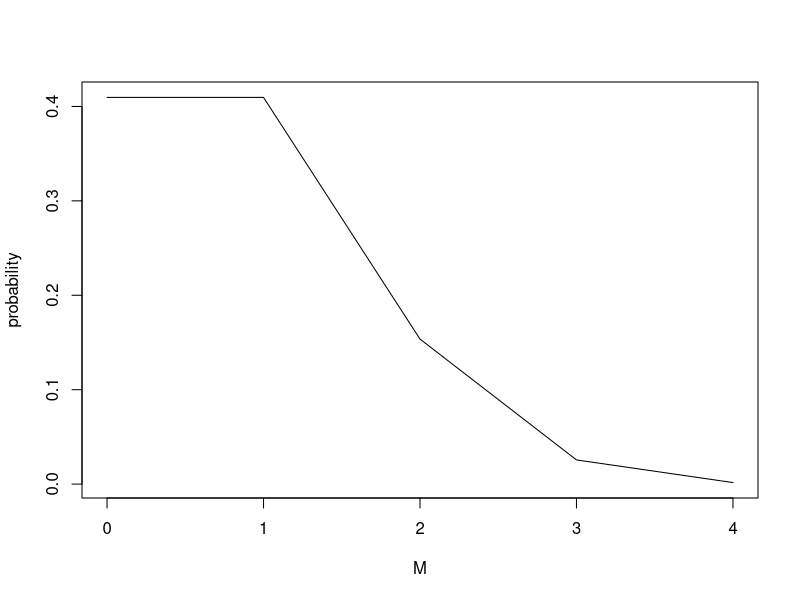
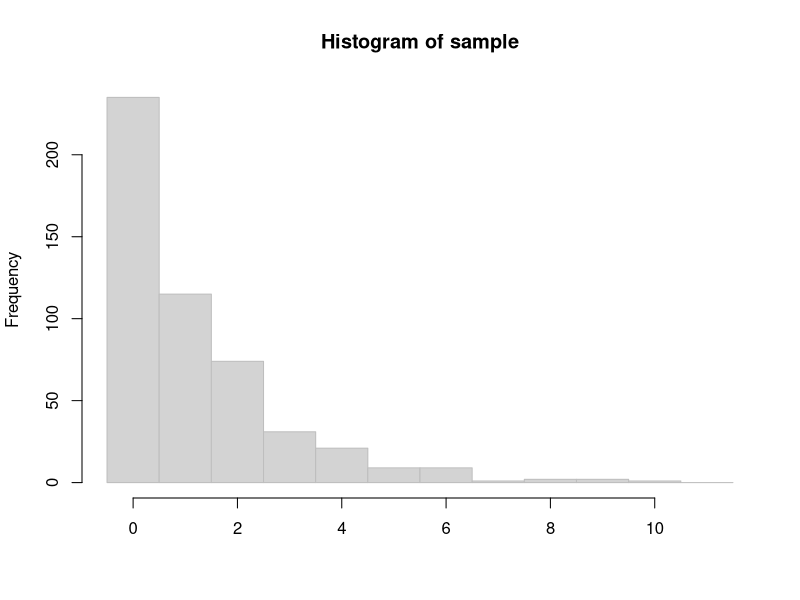
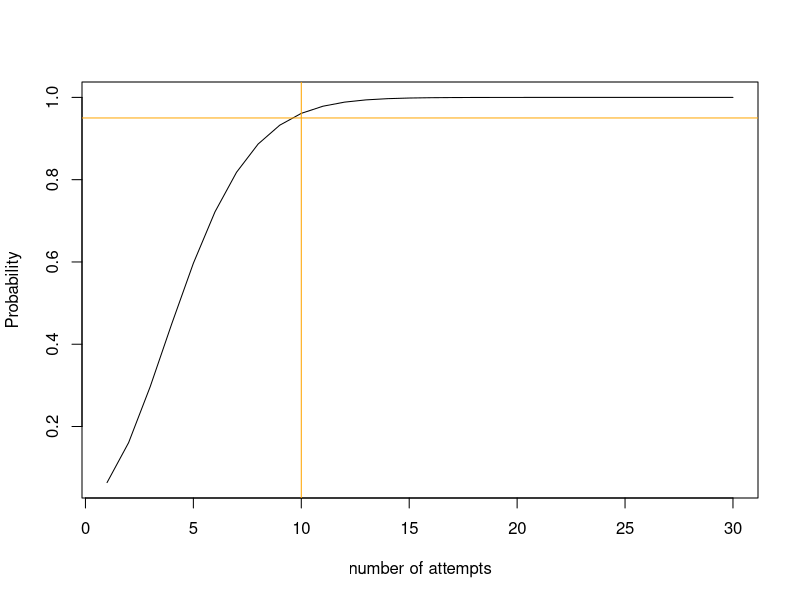

The R source for these figures, in order:
## ---- chunk 1
d= dbinom(c(0:4),4,0.2)
d
plot(0:4,d, type= 'l', xlab= 'M', ylab= 'probability')
## ---- chunk 2
E= d*c(0:4)
sum(E)
## ---- chunk 3
var(d)
## ---- chunk 4
x= dbinom(0,4,0.2)
x
y= dbinom(1,4,0.2)
y
prob= 1-x-y
prob
## ---- chunk 5
p= 0.479
q= 0.521
P= q* q* p
P
## ---- chunk 6
p* p* p
## ---- chunk 7
p= 0.471

mu= 1/p
mu

VarX= (1-p)/(p^2)
VarX

stdeviation= sqrt(VarX)
stdeviation
## ---- chunk 8
sample <- rgeom(500, 0.471)
hist(sample, breaks=seq(-0.5,12,1), col='light grey', border='grey', xlab = '')
## ---- chunk 9
p= 0.3

mu= 1/p
mu

VarX= (1-p)/(p^2)
VarX

stdeviation= sqrt(VarX)
stdeviation
## ---- chunk 10
p= 0.15
q= 0.85
choose(9,2)* (0.15^3)* (0.85^7)
## ---- chunk 11
pnbinom(3,12, 0.7, lower.tail = TRUE)
## ---- chunk 12
cdf= pnbinom(1:30, 12, 0.7, lower.tail = TRUE)
plot(cdf, type= 'l', xlab= 'number of attempts', ylab= 'Probability')
abline(h= .95, v= 10, col= "orange")
## ---- chunk 13
sqrt(75)
## ---- chunk 14
dpois(60, 75)
ppois(60, 75)
## ---- chunk 15
dpois(70, 75)
## ---- chunk 16
fx<- function(x){
fx= 1.5*((x-1)^2)
fx
}
P= fx(0:2)
P
C= ecdf(P)
C
## ---- chunk 17
mean(P)
var(P)
